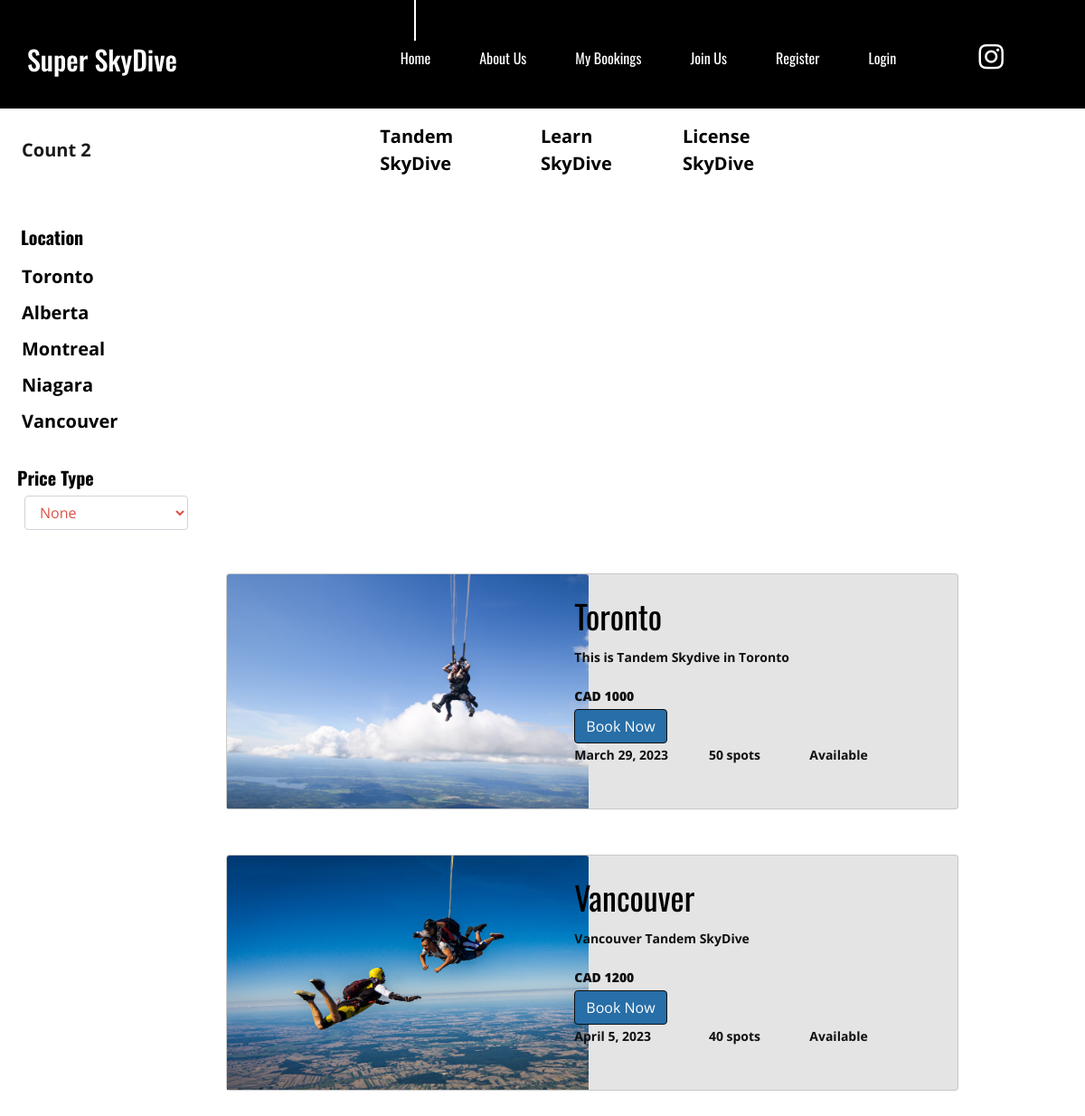
Page /skydive/search/tandemskydive/1 on the earlier database version.
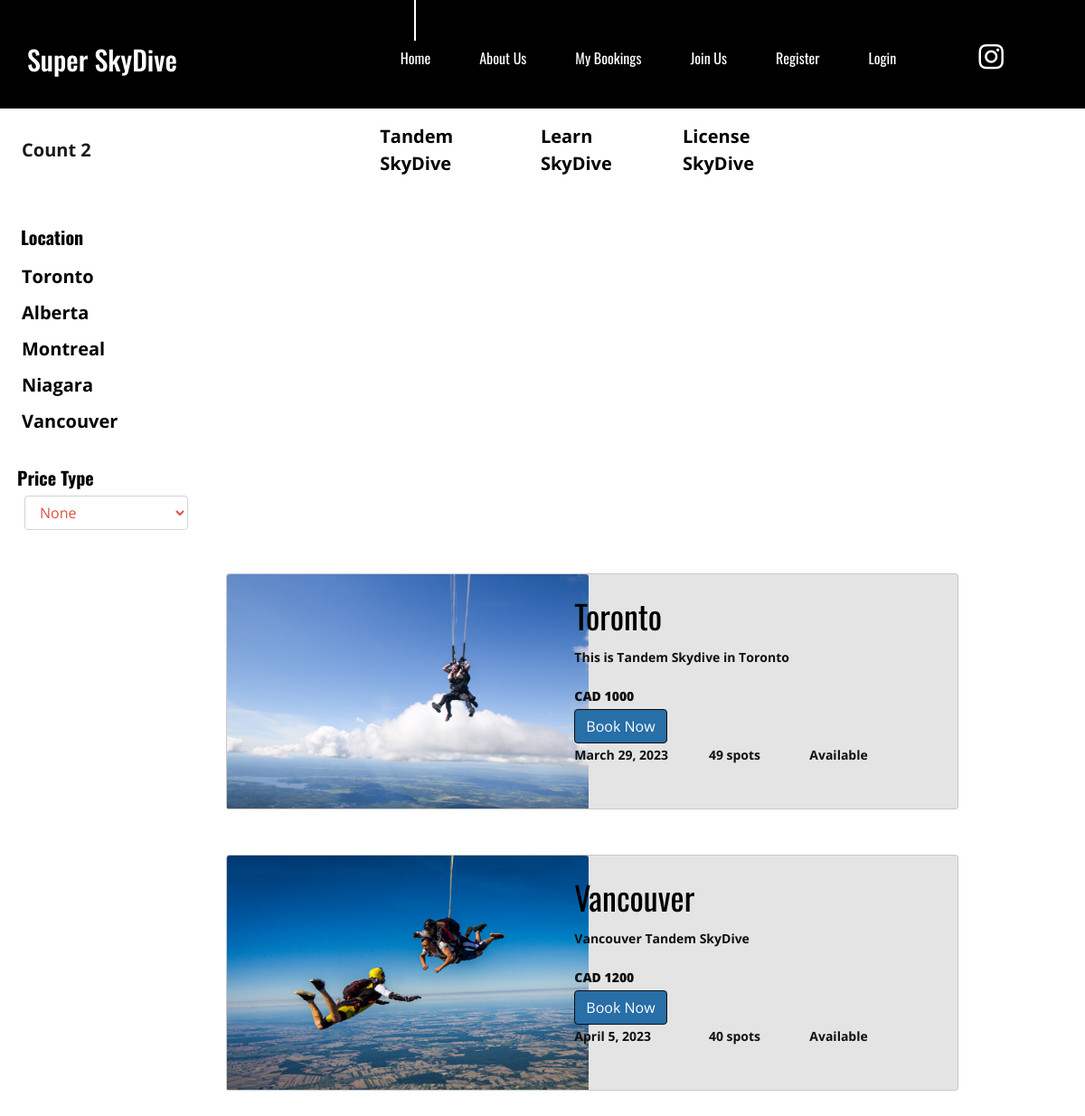
Same page on the later database version.
### skydive/models.py (models this page shows, shortened)
class Reservation(models.Model):
    date_available = models.DateField(null=False, blank=False)
    spots_total = models.IntegerField(null=True, default=50)
    spots_free = models.IntegerField(null=True, default=50)
    destination = models.ForeignKey(Destination, related_name="destin", on_delete=models.CASCADE)
    type_skydive = models.CharField(max_length=50, choices=SKYDIVE_TYPE, default='tandemskydive')

### skydive/views.py (the view)
# urls.py: path('skydive/search/<str:skydive_type>/<int:desc_id>', views.type_skydive, name='type_skydive'),
def type_skydive(request, skydive_type, desc_id):
    try:
        loc_desc_list = Destination_desc.objects.filter(type_skydive=skydive_type)
        loc_list = Destination.objects.all()
        available_list = Reservation.objects.filter(type_skydive=skydive_type)
        print(skydive_type)
        return render(request, 'skydive/search.html', {'loc_desc_list': loc_desc_list, 'loc_list': loc_list,
                                                       'available_list': available_list, 'search_item': 'type_skydive'})
    except Exception as err:
        print(err)
        return render(request, 'skydive/search.html', {'loc_desc_list': loc_desc_list, 'loc_list': loc_list,
                                                       'search_item': 'type_skydive'})

### skydive/templates/skydive/search.html (shortened to what the changed rows need)
    {% load static %}
    <!DOCTYPE html>
    <html lang="en">
    <head>
        <link rel="stylesheet" type="text/css" href="{% static 'styles/custom.css' %}">
        <link rel="stylesheet" type="text/css" href="{% static 'styles/bootstrap4/bootstrap.min.css' %}">
        <link href="{% static 'plugins/font-awesome-4.7.0/css/font-awesome.min.css' %}" rel="stylesheet" type="text/css">
        <link rel="stylesheet" type="text/css" href="{% static 'plugins/OwlCarousel2-2.2.1/owl.carousel.css' %}">
        <link rel="stylesheet" type="text/css" href="{% static 'plugins/OwlCarousel2-2.2.1/owl.theme.default.css' %}">
        <link rel="stylesheet" type="text/css" href="{% static 'plugins/OwlCarousel2-2.2.1/animate.css' %}">
        <link rel="stylesheet" type="text/css" href="{% static 'styles/main_styles.css' %}">
        <link rel="stylesheet" type="text/css" href="{% static 'styles/search.css' %}">
    </head>
    <body>
    <div id="products">
    <div class="container mt-5">
        {% for loc_desc in loc_desc_list %}
          <div class="card mt-4" style="margin-bottom: 50px">
               <div class="row">
                     <div class="col-md-4">
                          <img src={{ loc_desc.img_destin.url }} class="card-img-top">
                     </div>
                     <div class="col-md-8">
                        <div class="card-body" style="padding-left: 105px">
                            <h3 class="card-title mt-3"> {{ loc_desc.province }}</h3>
                            <p>{{ loc_desc.desc }} </p>
                            <p><b>{{ loc_desc.curr| upper }} {{ loc_desc.price }}</b></p>
                            <a href="{% url 'skydive:booking' loc_desc.dest_id %}"><button class="btn btn-success">Book Now</button></a>
                         {% for avail in available_list %}
                            {% if search_item == 'province' %}
                            <div class="row">
                            {% if loc_desc.type_skydive == avail.type_skydive %}
                                 <div class="col-4">
                                     <p>{{ avail.date_available }} </p>
                                 </div>
                                <div class="col-3">
                                     <p>{{ avail.spots_free }} spots </p>
                                </div>
                                {% if avail.spots_free > 0 %}
                                    <div class="col-3">
                                           <p> Available</p>
                                    </div>
                                 {% else %}
                                    <div class="col-3">
                                     <p> No spots available</p>
                                    </div>
                                {% endif %}
                            {% endif %}
                            </div>
                        {% elif search_item == 'type_skydive' %}
                           <div class="row">
                            {% if loc_desc.type_skydive == avail.type_skydive and loc_desc.province == avail.destination.province %}
                                <div class="col-4">
                                     <p>{{ avail.date_available }} </p>
                                 </div>
                                <div class="col-3">
                                     <p>{{ avail.spots_free }} spots </p>
                                </div>
                                {% if avail.spots_free > 0 %}
                                    <div class="col-3">
                                           <p> Available</p>
                                    </div>
                                 {% else %}
                                    <div class="col-3">
                                     <p> No spots available</p>
                                    </div>
                                {% endif %}
                            {% endif %}
                           </div>
                        {% endif %}
                        {% endfor %}
                        </div>
                     </div>
            </div>
        </div>
        {% endfor %}
       </div>
    </div>
    </body>
    </html>

Differences in the rows shown:
changed Reservation "March 29, 2023": spots_free "50" → "49"
